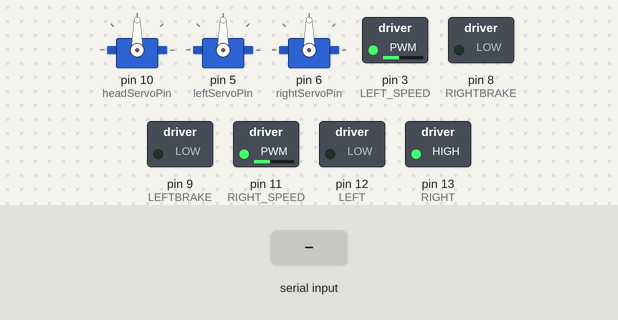
This sketch was run on a simulated Arduino Uno, built with avr-gcc and run on an emulated ATmega328P. Shown: 3 × servo, switched loads named in the sketch (green lamp = pin HIGH). Inputs (shaded band) come from the test bench.

Above: at 1.2 s.
1.3 s: "a" received over Serial
At 1.7 s:
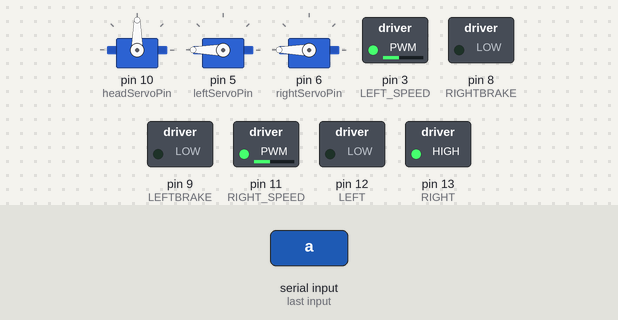
2.8 s: "d" received over Serial
At 4.0 s:
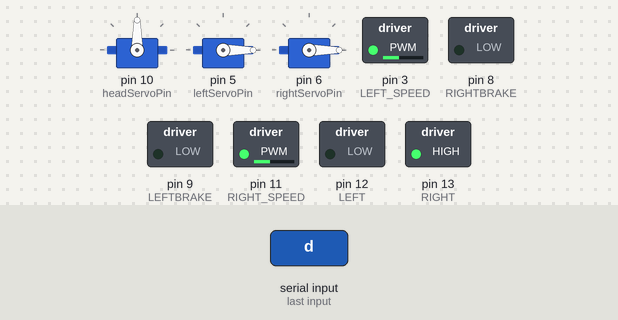
4.3 s: "w" received over Serial
At 5.3 s:
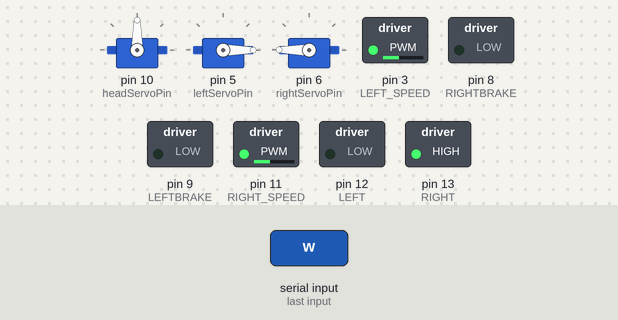
5.8 s: "s" received over Serial
At 6.5 s:
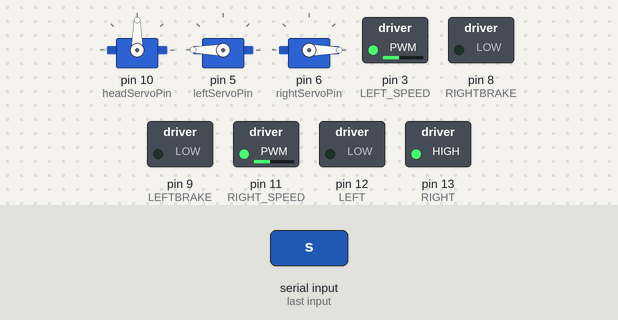
7.3 s: "l" received over Serial
At 7.9 s:
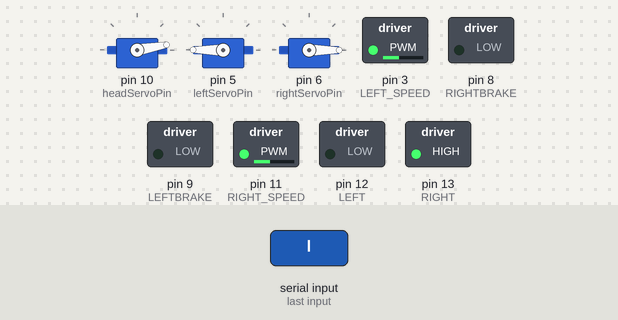
8.8 s: "r" received over Serial
At 9.3 s:
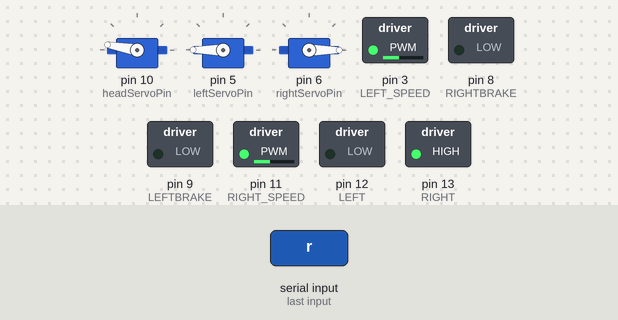
Timing chart, 0 to 11.3 s (numbered marks = the images above; inputs shaded):
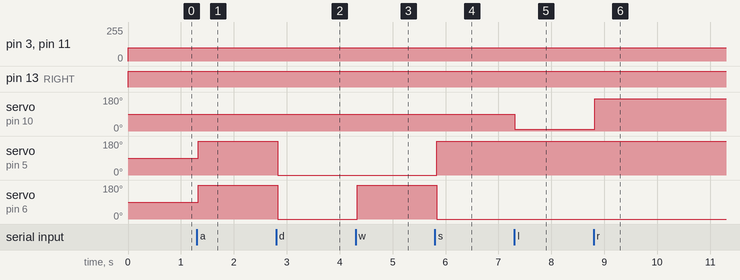

Measured:
- after the input at 1.3 s, servo on pin 5 (leftServoPin), servo on pin 6 (rightServoPin): 90° → 180° at once
- after the input at 2.8 s, servo on pin 5 (leftServoPin), servo on pin 6 (rightServoPin): 180° → 0° at once
- after the input at 4.3 s, servo on pin 6 (rightServoPin): 0° → 180° at once
- after the input at 5.8 s, servo on pin 5 (leftServoPin): 0° → 180° at once; servo on pin 6 (rightServoPin): 180° → 0° at once
- after the input at 7.3 s, servo on pin 10 (headServoPin): 90° → 10° at once
- after the input at 8.8 s, servo on pin 10 (headServoPin): 10° → 170° at once

The sketch:

main.ino
```cpp
#include <Servo.h>

Servo myServoHead, myServoLeft, myServoRight;     //Instances of the three servos

int headServoPin = 10;        //Servo for rotating the cannon head
int leftServoPin = 5;         //Servo of left wheel
int rightServoPin = 6;        //Servo of right wheel

int pos;                      //store current angle
int headPos = 90;             //store current head servo angle

int LEFT = 12;                //PINs for shooter machine's left motor
int LEFTBRAKE = 9;
int LEFT_SPEED = 3;
int RIGHT = 13;               //PINs for shooter machine's right motor
int RIGHTBRAKE = 8;
int RIGHT_SPEED = 11;

int rightSpeed = 100;         //Speed of shooter machine's motor
int leftSpeed = 100;

int IR_LEFT = A2;             //PINs foor IR Sensor
int IR_RIGHT = A3;

int leftValue;                //Store IR Sensor Value
int rightValue;

void setup() {
  // put your setup code here, to run once:
  Serial.begin(9600);
  myServoHead.attach(headServoPin);
  myServoLeft.attach(leftServoPin);
  myServoRight.attach(rightServoPin);
  myServoHead.write(90);
  myServoLeft.write(90);
  myServoRight.write(90);

  //pinMode(IR_LEFT, INPUT);
  //pinMode(IR_RIGHT, INPUT);

  pinMode(RIGHT, OUTPUT);
  pinMode(RIGHTBRAKE, OUTPUT);

  pinMode(LEFT, OUTPUT);
  pinMode(LEFTBRAKE, OUTPUT);
}

void loop() {

  digitalWrite(LEFT, LOW);                      //Run motors for the shooting machine
  digitalWrite(LEFTBRAKE, LOW);
  analogWrite(LEFT_SPEED, leftSpeed);

  digitalWrite(RIGHT, HIGH);
  digitalWrite(RIGHTBRAKE, LOW);
  analogWrite(RIGHT_SPEED, rightSpeed);

                                                //Read IR Value to calculate RPM of shooting machine
  //leftValue = analogRead(IR_LEFT);
  //rightValue = analogRead(IR_RIGHT);

                                                //Print IR Value
  //delay(50);
  //Serial.println(rightValue);
  //Serial.println("Right IR Read: "+ leftValue);


                                                /*Robot Controls:
                                                a: rotate left
                                                d: rotate right
                                                w: move forward
                                                s: move backward
                                                l: rotate cannon head left
                                                r: rotate cannon head right
                                                c: resets cannon head to centre*/

  if(Serial.available() > 0){
    //String str = Serial.readString();
    char str = Serial.read();
    switch(str){
      case 'a':
        for (pos = 0; pos <= 180; pos += 1) {
          myServoLeft.write(pos);
          myServoRight.write(pos);
          delayMicroseconds(15);
        }
        break;
      case 'd':
        for (pos = 180; pos >= 0; pos -= 1) {
          myServoLeft.write(pos);
          myServoRight.write(pos);
          delayMicroseconds(15);
        }
        break;
      case 'w':
        for (pos = 0; pos <= 180; pos += 1) {
          myServoRight.write(pos);
          delayMicroseconds(15);
        }
        for (pos = 180; pos >= 0; pos -= 1) {
          myServoLeft.write(pos);
          delayMicroseconds(15);
        }
        break;
      case 's':
        for (pos = 0; pos <= 180; pos += 1) {
          myServoLeft.write(pos);
          delayMicroseconds(15);
        }
        for (pos = 180; pos >= 0; pos -= 1) {
          myServoRight.write(pos);
          delayMicroseconds(15);
        }
        break;
      case 'l':
        for (; headPos >= 10; headPos -= 1) {
          myServoHead.write(headPos);
          delayMicroseconds(15);
        }
        break;
     case 'r':
        for (; headPos <= 170; headPos += 1) {
          myServoHead.write(headPos);
          delayMicroseconds(15);
        }
        break;
      case 'c':
        myServoHead.write(90);
        break;
      default:
        myServoLeft.write(0);
        myServoRight.write(0);
        myServoHead.write(headPos);
        break;
    }
    //rightSpeed = str.toInt();
    //leftSpeed = str.toInt();
  }

   //myservo.write(0);
   //delayMicroseconds(1000);
   //myservo.write(90);
   //delayMicroseconds(1000);


}
```
